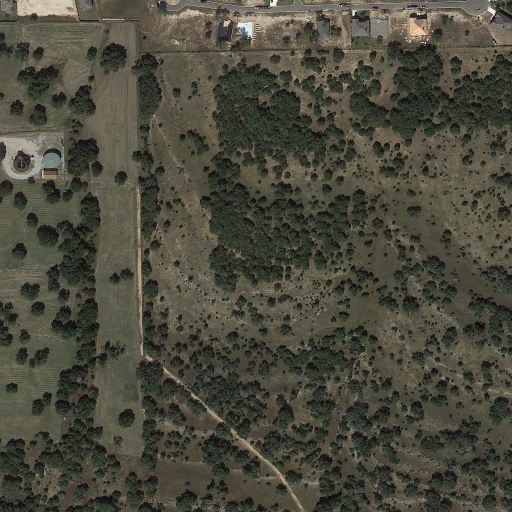
#> input picture data/levir-cd/val/B/val_1.png, 1024 x 1024 px, found by its file name (shown at 1/2 size)
$ python inspect_pair.py
#> lines starting #> are read from the running program, lines starting #| are printed output that depends on the picture; after the words box and inside, x2 and y2 are one past the last pixel; in counts of white or black regions, pixels touching at a corner belong together
### levir_data.py
"""Read and validate paired LEVIR-CD images and reference masks."""

import argparse
import hashlib
from pathlib import Path

import numpy as np
from PIL import Image


DEFAULT_DATA_ROOT = Path(__file__).resolve().parent / "data" / "levir-cd"
PAIR_FOLDERS = ("A", "B", "label")
OFFICIAL_COUNTS = {"train": 445, "val": 64, "test": 128}


class DatasetError(ValueError):
    """A dataset file is missing, unreadable, or incompatible with its pair."""


# [23 lines left out: function list_samples, not called in this run]


def _read_image(path: Path, mode: str) -> np.ndarray:
#> called with mode = 'RGB'
    try:
        with Image.open(path) as image:
#> image is the input picture: PIL image 1024x1024 RGB; mean R, G, B 75.2, 73.9, 61.2
            return np.array(image.convert(mode))
    except FileNotFoundError as error:
        raise DatasetError(f"Missing file: {path}") from error
    except (OSError, ValueError) as error:
        raise DatasetError(f"Cannot read {path}: {error}") from error


def load_pair(split: Path, sample: str) -> tuple[np.ndarray, np.ndarray, np.ndarray]:
    """Load two uint8 RGB arrays and a boolean mask with matching spatial dimensions."""
    if Path(sample).name != sample or Path(sample).suffix.lower() != ".png":
        raise DatasetError(f"Expected a PNG filename, got {sample!r}")

    before = _read_image(split / "A" / sample, "RGB")
    after = _read_image(split / "B" / sample, "RGB")
    label = _read_image(split / "label" / sample, "L")
    if before.shape[:2] != after.shape[:2] or before.shape[:2] != label.shape:
        sizes = [f"{image.shape[1]}x{image.shape[0]}" for image in (before, after, label)]
        raise DatasetError(f"{sample}: dimension mismatch (A={sizes[0]}, B={sizes[1]}, label={sizes[2]})")
    return before, after, label >= 128


# [45 lines left out: functions audit_split, official_samples, split_fingerprint, main, not called in this run]


# [2 lines that do not run on import are left out]

### inspect_pair.py
"""Inspect two LEVIR-CD images and their reference change mask."""

import argparse
from pathlib import Path

import matplotlib.pyplot as plt
from levir_data import DEFAULT_DATA_ROOT, DatasetError, load_pair


PROJECT_ROOT = Path(__file__).resolve().parent


def main():
    parser = argparse.ArgumentParser(description=__doc__)
    parser.add_argument("sample", nargs="?", default="val_1.png")
    parser.add_argument("--no-show", action="store_true", help="Save without opening a plot window.")
    args = parser.parse_args()

    try:
        before, after, reference = load_pair(DEFAULT_DATA_ROOT / "val", args.sample)
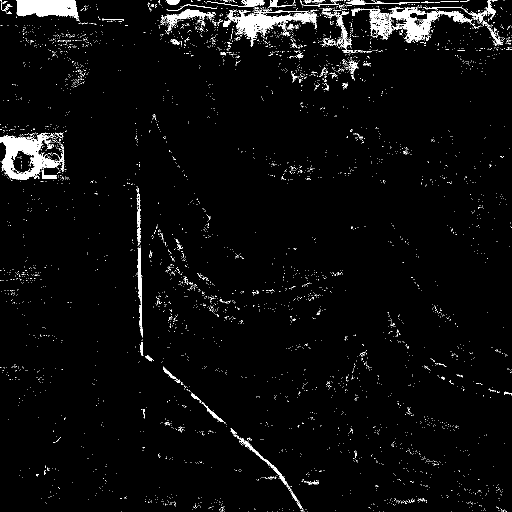
#> reference: shape (1024, 1024) bool (shown at 1/2 size); 3.4% white; 4843 white regions (4751 under 20 px), largest, box (x1, y1, x2, y2) and area: (0, 266, 121, 360) 4719, (33, 0, 159, 43) 3639, (454, 20, 634, 91) 3540
    except DatasetError as error:
        parser.error(str(error))

    panels = [(before, "Before (T1)"), (after, "After (T2)"), (reference, "Reference change mask")]
    fig, axes = plt.subplots(1, 3, figsize=(12, 4.5), layout="constrained")
    for ax, (image, title) in zip(axes, panels):
        height, width = image.shape[:2]
        print(f"{title}: {width} x {height}")
        if image.ndim == 2:
            ax.imshow(image, cmap="gray", vmin=0, vmax=1, interpolation="nearest")
        else:
            ax.imshow(image)
        ax.set_title(title)
        ax.set_axis_off()
#> this loop made 3 passes
#> title on passes 1 to 3: 'Before (T1)', 'After (T2)', 'Reference change mask'
#| Before (T1): 1024 x 1024
#| After (T2): 1024 x 1024
#| Reference change mask: 1024 x 1024

    fig.suptitle(f"LEVIR-CD | {args.sample}")
    output = PROJECT_ROOT / "outputs" / f"{Path(args.sample).stem}_panel.png"
    output.parent.mkdir(parents=True, exist_ok=True)
    fig.savefig(output, dpi=150)
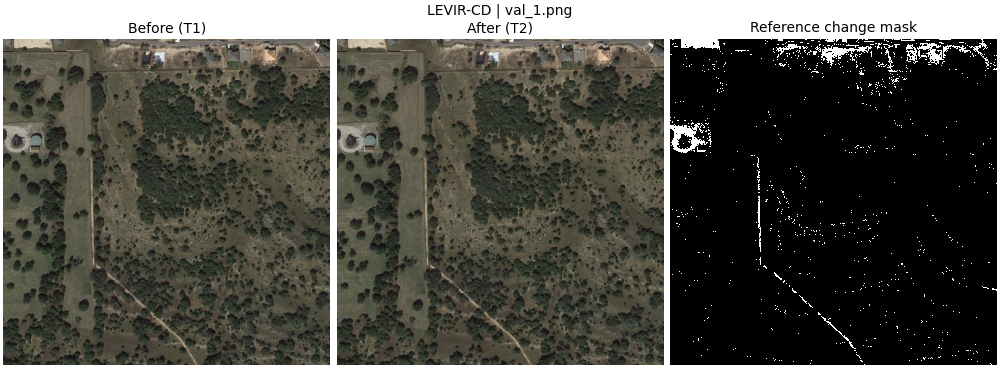
#> figure drawn by matplotlib, 3 panels
    print(f"Saved: {output.relative_to(PROJECT_ROOT)}")

    if not args.no_show:
        plt.show()
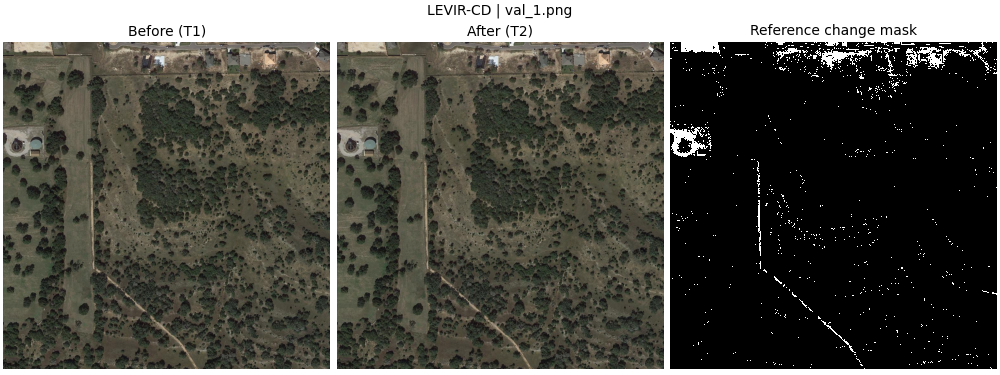
#> figure drawn by matplotlib, 3 panels
    plt.close(fig)


if __name__ == "__main__":
    main()
